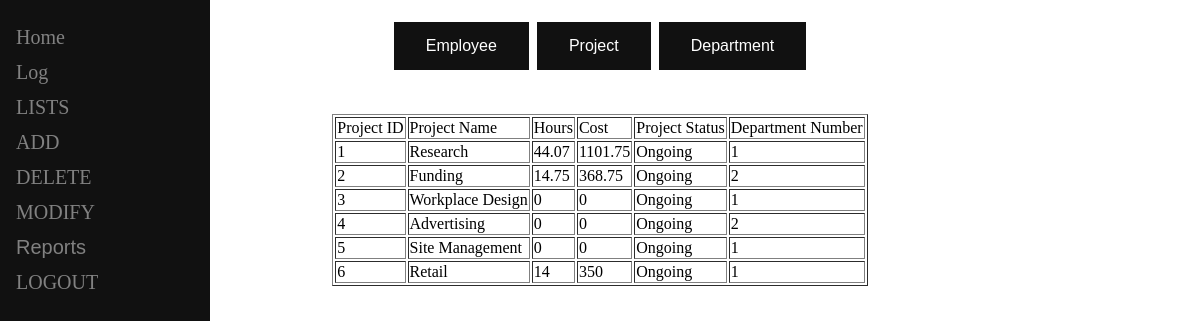
/Admin_ProjectQuery.php (signed in), run on the app's committed database.
### tables this page shows
CREATE TABLE `project` (
  `Project_id` int(11) NOT NULL,
  `Project_name` varchar(45) DEFAULT NULL,
  `Hours` varchar(45) DEFAULT NULL,
  `Cost` float DEFAULT NULL,
  `Status_of_project` varchar(45) DEFAULT NULL,
  `Departments_Department_number` int(11) NOT NULL
);

### Admin_ProjectQuery.php (the view, shortened to what this page needs)
<html>
<head>
<div class="sidenav">
    <a href="Admin_home.php">Home</a>
    <a href="Admin_Log.php">Log</a>
    <a href="Admin_list.php">LISTS</a>
    <a href="Admin_Add.php">ADD</a>
    <a href="Admin_Delete.php">DELETE</a>
    <a href="Admin_Modify.php">MODIFY</a>
    <button class="dropdown-btn">Reports
    </button>
    <a href="logout1.php">LOGOUT</a>
</div>
<div class="wrapper">
    <div class="container">
        <div class="top">
        <a href="Admin_EmployeeQuery.php"><button class="button button1">Employee</button></a>
        <a href="Admin_ProjectQuery.php"><button class="button button1">Project</button></a>
        <a href="Admin_DepartmentQuery.php"><button class="button button1">Department</button></a>
        </div>
    </div>
    <div class="container">
        <div class="bottom">
<?php
$port = $_SERVER['WEBSITE_MYSQL_PORT'];
$host = "localhost:$port";
$username = "azure";
$password = "6#vWHD_$";
$db_name = "localdb";
$mysqli = new mysqli($host,$username,$password,$db_name);
    $sql2 = "SELECT * FROM PROJECT";
        $result2 = mysqli_query($mysqli,$sql2);
        echo "<br>";
        echo "<table border='1'>";
        echo "<td>" .'Project ID'."</td>";
        echo "<td>" .'Project Name'. "</td>";
        echo "<td>" .'Hours'. "</td>";
        echo "<td>" .'Cost'."</td>";
        echo "<td>" .'Project Status'. "</td>";
        echo "<td>" .'Department Number'. "</td>";
        while($row = mysqli_fetch_assoc($result2)){
            echo "<tr>";
            foreach($row as $field => $value){
            echo "<td>".$value."</td>";
            }
            echo "</tr>";
        }
        echo "</table>";
?>
        </div>
    </div>
</div>
</head>
</html>

### Admin_ProjectQuery.php (style rules this page uses)
.container { display: flex; align-items: center; justify-content: center; height: 70px; }
.button { border: none; color: white; padding: 15px 32px; text-align: center; text-decoration: none; display: inline-block; font-size:16px; margin: 4px 2px; cursor: pointer; }
.button1 { background-color: #111; }
.top { display: table-row; height: 50px; }
.bottom { display: table-row; height:50%; }
.wrapper { display: table; height: 100%; width: 100%; }
.sidenav { height: 100%; width: 210px; position: fixed; z-index: 1; top: 0; left: 0; background-color: #111; overflow-x: hidden; padding-top: 20px; }
.sidenav a, .dropdown-btn { padding: 6px 8px 6px 16px; text-decoration: none; font-size: 20px; color: #818181; display: block; border: none; background: none; width:100%; text-align: left; cursor: pointer; outline: none; }

### data on the page
project: Project_id "1", Project_name "Research", Hours "44.07", Cost "1101.75", Status_of_project "Ongoing", Departments_Department_number "1"
project: Project_id "2", Project_name "Funding", Hours "14.75", Cost "368.75", Status_of_project "Ongoing", Departments_Department_number "2"
project: Project_id "3", Project_name "Workplace Design", Hours "0", Cost "0", Status_of_project "Ongoing", Departments_Department_number "1"
project: Project_id "4", Project_name "Advertising", Hours "0", Cost "0", Status_of_project "Ongoing", Departments_Department_number "2"
project: Project_id "5", Project_name "Site Management", Hours "0", Cost "0", Status_of_project "Ongoing", Departments_Department_number "1"
project: Project_id "6", Project_name "Retail", Hours "14", Cost "350", Status_of_project "Ongoing", Departments_Department_number "1"
